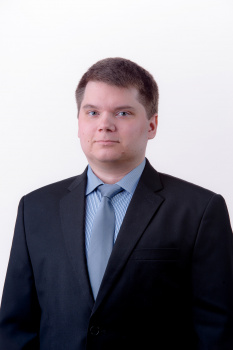
#> input picture Trankov.jpeg, 233 x 350 px
$ jupyter execute --allow-errors Faces.ipynb   (shell and % lines are left out)
#> lines starting #> are read from the running program, lines starting #| are printed output that depends on the picture; after the words box and inside, x2 and y2 are one past the last pixel; in counts of white or black regions, pixels touching at a corner belong together
[cell 1]
import cv2
#import matplotlib library
import matplotlib.pyplot as plt
#importing time library for speed comparisons of both classifiers
import time
from PIL import Image, ImageDraw

[cell 2]
def convertToRGB(img):
    return cv2.cvtColor(img, cv2.COLOR_BGR2RGB)

[cell 3]
#load test iamge
test1 = cv2.imread('Trankov.jpeg')
#> test1 is the input picture: shape (350, 233, 3); mean B, G, R 139.8, 132, 134.5
#convert the test image to gray image as opencv face detector expects gray images
gray_img = cv2.cvtColor(test1, cv2.COLOR_BGR2GRAY)
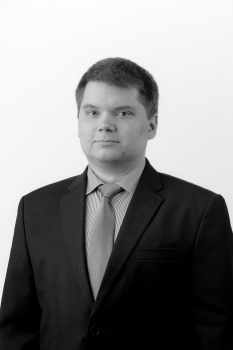
#> gray_img: shape (350, 233); min 0, max 254, mean 133.6

[cell 4]
#if you have matplotlib installed then
plt.imshow(gray_img, cmap='gray')

[cell 5]
#load cascade classifier training file for haarcascade
haar_face_cascade = cv2.CascadeClassifier('haarcascade_frontalface_default.xml')

[cell 6]
#let's detect multiscale (some images may be closer to camera than others) images
faces = haar_face_cascade.detectMultiScale(gray_img, scaleFactor=1.3, minNeighbors=5)
#> faces = [[69, 83, 77, 77]]

[cell 7]
plt.imshow(faces)
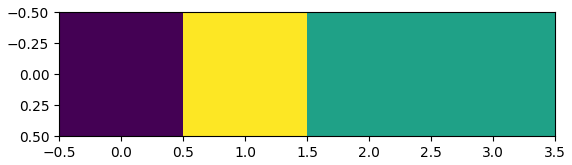
#> figure drawn by matplotlib, 1 panel

[cell 8]
print('Faces found: ', len(faces))
#| Faces found:  1

[cell 9]
for (x, y, w, h) in faces:
    cv2.rectangle(test1, (x, y), (x+w, y+h), (0, 0, 255), 2)
#> this loop made 1 pass
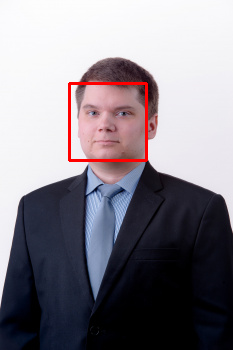
#> test1: shape (350, 233, 3); 1.13% of pixels changed, all inside (x1, y1, x2, y2) = (68, 82, 148, 162)

[cell 10]
#convert image to RGB and show image
plt.imshow(convertToRGB(test1))

[cell 11]
test2 = cv2.bitwise_not(test1)
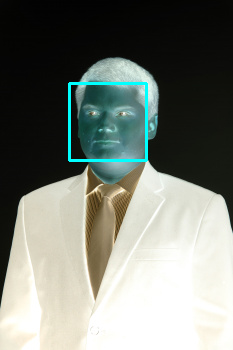
#> test2: shape (350, 233, 3); mean B, G, R 116.9, 124.7, 119.5
plt.imshow(convertToRGB(test2))

[cell 12]
for (x, y, w, h) in faces:
    crop_img = test2[y:y+h, x:x+w]
    plt.imshow(crop_img)
#> this loop made 1 pass
#> pass 1, `crop_img = test2[y:y+h, x:x+w]`:
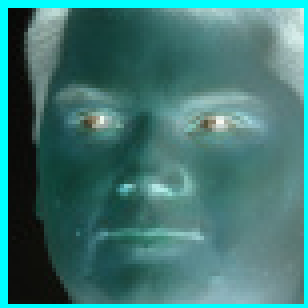
#> crop_img: shape (77, 77, 3) (shown 4 times larger); mean B, G, R 115.1, 118.6, 63.4

[cell 13]
#load test iamge
test2 = cv2.imread('Trankov.jpeg')
#convert the test image to gray image as opencv face detector expects gray images
gray_img2 = cv2.cvtColor(test2, cv2.COLOR_BGR2GRAY)

[cell 14]
faces2 = haar_face_cascade.detectMultiScale(gray_img2, scaleFactor=1.3, minNeighbors=5)
#> faces2 = [[69, 83, 77, 77]]

[cell 15]
for (x, y, w, h) in faces2:
    cv2.rectangle(test2, (x, y), (x+w, y+h), (0, 0, 255), 1)
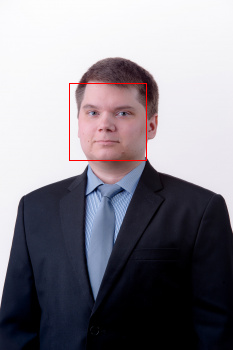
#> test2: shape (350, 233, 3); 0.38% of pixels changed, all inside (x1, y1, x2, y2) = (69, 83, 147, 161)

[cell 16]
plt.imshow(convertToRGB(test2))

[cell 17]
cv2.imwrite('background.png', convertToRGB(test1))
cv2.imwrite('insertion.png', crop_img)
#> Out = True

[cell 18]
cv2.imwrite('background1.png', convertToRGB(test1))
#> (the rest of this cell did not finish here and is left out)

[cell 19]
image = Image.open('Trankov.jpeg')
ins = Image.open('insertion.png')
#> (the rest of this cell did not finish here and is left out)

[cell 20]
for (x, y, w, h) in faces:
    image.paste(ins, (x,y,x+w,y+h))
    plt.imshow(image)
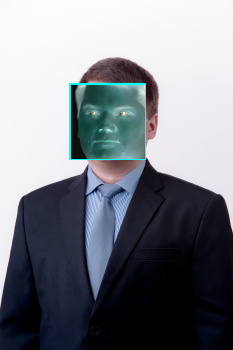
#> image: PIL image 233x350 RGB; mean R, G, B 125.7, 129.8, 137.1
